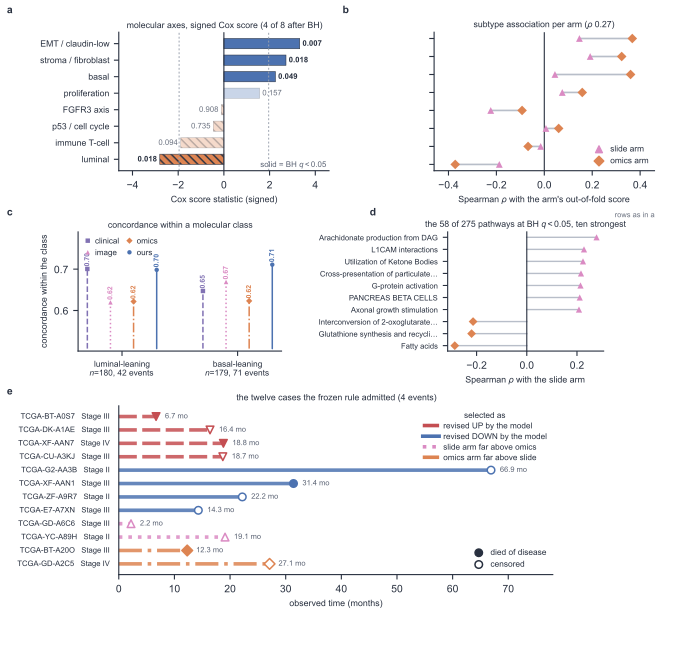

The script that saved this image:
#!/usr/bin/env python3
"""Figure 5 -- what the two molecular-facing arms are reading.

DESCRIPTIVE, and the figure says so. These are associations in 359 patients, at a sample size the
power analysis in Figure 4 shows cannot resolve the margins the method is judged on. Nothing here
fed back into the method and nothing here is a discovery claim.

The figure is built so its central claim could have failed. If the slide arm were a molecular
proxy -- a roundabout way of reading the transcriptome -- panel b would show it, and the paper's
reason for carrying two molecular-facing arms instead of one would collapse. It does not.

  a  are the eight axes prognostic at all. This has to be established BEFORE asking what an arm
     tracks, or a correlation with an unprognostic signature reads as a finding.
  b  the contrast, arm by arm. The omics arm is a molecular-subtype reader; the slide arm is not.
  c  does the method add WITHIN a molecular class, where the class itself carries no information.
  d  the strongest pathway associations of the slide arm, of 275 tested.
  e  the twelve case studies the frozen rule admitted, drawn as a swimmer plot because it shows
     censoring natively -- and every case the rule admitted is here, including the two that
     embarrass the model.
"""

from __future__ import annotations

import json
import os
import sys

import matplotlib.pyplot as plt
import numpy as np

HERE = os.path.dirname(os.path.abspath(__file__))
sys.path.insert(0, HERE)
import style                                    # noqa: E402

ROOT = os.path.abspath(os.path.join(HERE, "..", ".."))
BIO = json.load(open(os.path.join(ROOT, "experiments", "20260817-blca-confirm", "results",
                                  "biology.json")))
style.apply()
C, INK, LAD = style.ROLE, style.INK, style.LADDER

FIGW, FIGH = 6.785, 6.45   # 172.3 mm (PI correction 2026-09-27: left as is; do not widen to 180 mm)
fig = plt.figure(figsize=(FIGW, FIGH))
axa = fig.add_axes([0.175, 0.735, 0.310, 0.215])
axb = fig.add_axes([0.640, 0.735, 0.325, 0.215])
axc = fig.add_axes([0.115, 0.455, 0.300, 0.185])
axd = fig.add_axes([0.660, 0.455, 0.230, 0.185])
axe = fig.add_axes([0.175, 0.108, 0.640, 0.262])

NICE = {"basal": "basal", "luminal": "luminal", "EMT": "EMT / claudin-low",
        "immune": "immune T-cell", "proliferation": "proliferation",
        "p53_cell_cycle": "p53 / cell cycle", "FGFR3_axis": "FGFR3 axis",
        "stroma": "stroma / fibroblast"}

# =========================================================================== a  prognostic?
B2 = BIO["B2_survival_association"]["axes"]
rows = []
for k, v in B2.items():
    # the score statistic is unsigned in the file; its DIRECTION is recoverable from whether the
    # axis scores above or below chance as a raw risk score, and the sign is the whole point here
    sign = 1.0 if v["cindex_as_a_raw_score"] > 0.5 else -1.0
    rows.append((k, sign * v["cox_score_statistic"], v["bh_q"]))
rows.sort(key=lambda r: r[1])
y = np.arange(len(rows))
for yi, (k, z, q) in zip(y, rows):
    sig = q < 0.05
    role = "ours" if z > 0 else "omics"
    axa.barh([yi], [z], facecolor=C[role], hatch=style.ROLE_HATCH[role],
             edgecolor=style.ROLE_EDGE[role], height=0.62, alpha=1.0 if sig else 0.30,
             linewidth=0.4)
    axa.text(z + (0.12 if z > 0 else -0.12), yi, "%.3f" % q, va="center",
             ha="left" if z > 0 else "right", fontsize=5.6,
             fontweight="bold" if sig else "normal", color=INK if sig else "#6B7280")
axa.axvline(0, color=INK, lw=0.8)
for v in (-1.96, 1.96):
    axa.axvline(v, color="#9AA1AE", lw=0.7, ls=(0, (2, 2)))
axa.set_yticks(y)
axa.set_yticklabels([NICE[k] for k, _, _ in rows], fontsize=6.3)
axa.set_xlim(-4.6, 4.6)
axa.set_xlabel("Cox score statistic (signed)", fontsize=6.4)
n_sig = sum(1 for _, _, q in rows if q < 0.05)
axa.set_title("molecular axes, signed Cox score (%d of %d after BH)"
              % (n_sig, len(rows)), fontsize=6.3, pad=3)
axa.text(0.99, 0.02, "solid = BH $q<0.05$", transform=axa.transAxes, ha="right", fontsize=5.7,
         color="#5A6273")


# =========================================================================== b  the contrast
SBS = BIO["B4b_contrast"]["axes_side_by_side"]
keys = [k for k, _, _ in rows]                       # same order as panel a, so the eye carries over
yb = np.arange(len(keys))
for yi, k in zip(yb, keys):
    im, om = SBS[k]["image"], SBS[k]["omics"]
    axb.plot([im, om], [yi, yi], color="#B8BEC9", lw=1.2, zorder=1, solid_capstyle="round")
    axb.scatter([im], [yi], s=24, color=C["slide"], marker=style.ROLE_MARKER["slide"], zorder=3,
                edgecolor="none")
    axb.scatter([om], [yi], s=24, color=C["omics"], marker=style.ROLE_MARKER["omics"], zorder=3,
                edgecolor="none")
axb.axvline(0, color=INK, lw=0.8)
axb.set_yticks(yb)
axb.set_yticklabels([])
axb.text(1.0, -0.30, "rows as in a", transform=axb.transAxes, fontsize=5.4,
         color="#6B7280", ha="right", va="top")
axb.set_xlim(-0.46, 0.46)
axb.set_xlabel("Spearman $\\rho$ with the arm's out-of-fold score", fontsize=6.4)
axb.scatter([], [], s=24, color=C["slide"], marker=style.ROLE_MARKER["slide"], label="slide arm")
axb.scatter([], [], s=24, color=C["omics"], marker=style.ROLE_MARKER["omics"], label="omics arm")
axb.legend(fontsize=6.0, loc="lower right", handletextpad=0.35, borderpad=0.2)
rho = BIO["B4b_contrast"]["spearman_image_vs_omics_arm"]
axb.set_title("subtype association per arm ($\\rho$ "
              "%.2f)" % rho, fontsize=6.3, pad=3)

# =========================================================================== c  within subtype
B5 = BIO["B5_within_molecular_subtype"]
groups = [("luminal-leaning", B5["luminal_leaning"]), ("basal-leaning", B5["basal_leaning"])]
ARMS = [("clinical", "clinical"), ("image", "slide"), ("omics", "omics"), ("OURS", "ours")]
xc = np.arange(len(groups))
w = 0.20
for j, (key, role) in enumerate(ARMS):
    vals = [g[1][key] for g in groups]
    # a bar encodes its value from zero, so a y-axis starting at 0.5 overstates these gaps.
    # The fourth panel in this package to carry that defect, and the last.
    xx = xc + (j - 1.5) * w
    for x, v in zip(xx, vals):
        axc.plot([x, x], [0.508, v], color=C[role], lw=1.1, linestyle=style.ROLE_LINESTYLE[role],
                 solid_capstyle="round", zorder=1)
        axc.text(x, v + 0.006, "%.2f" % v, ha="center", va="bottom", fontsize=5.0, rotation=90,
                 color=C[role], fontweight="bold")
    axc.plot(xx, vals, marker=style.ROLE_MARKER[role], linestyle="none", color=C[role], ms=3.2,
             markeredgecolor="none", zorder=3, label={"OURS": "ours"}.get(key, key))
axc.axhline(0.5, color="#9AA1AE", lw=0.7, ls=(0, (2, 2)))
axc.set_xticks(xc)
axc.set_xticklabels(["%s\n$n$=%d, %d events" % (g[0], g[1]["n"], g[1]["events"]) for g in groups],
                    fontsize=6.0)
axc.set_ylim(0.502, 0.79)
axc.set_ylabel("concordance within the class", fontsize=6.4)
axc.legend(fontsize=5.8, ncol=2, loc="upper left", handlelength=1.0, handletextpad=0.4,
           columnspacing=0.8, borderpad=0.2)
axc.set_title("concordance within a molecular class",
              fontsize=6.3, pad=3)

# =========================================================================== d  pathways
TOP = BIO["B3_what_the_image_arm_tracks"]["top_12_pathways_by_absolute_correlation"][:10]
TOP = sorted(TOP, key=lambda r: r["spearman"])
yd = np.arange(len(TOP))
for yi, r in zip(yd, TOP):
    role = "slide" if r["spearman"] > 0 else "omics"
    axd.plot([0, r["spearman"]], [yi, yi], color="#B8BEC9", lw=1.0, zorder=1)
    axd.scatter([r["spearman"]], [yi], s=20, zorder=3, edgecolor="none", marker=style.ROLE_MARKER[role],
                color=C[role])
axd.axvline(0, color=INK, lw=0.8)
axd.set_yticks(yd)
def short(name, n=34):
    t = name.replace("_", " ").replace("HALLMARK ", "")
    return t if len(t) <= n else t[:n - 1].rstrip() + "\u2026"


axd.set_yticklabels([short(r["pathway"]) for r in TOP], fontsize=5.5)
axd.set_xlabel("Spearman $\\rho$ with the slide arm", fontsize=6.4)
n_q = BIO["B3_what_the_image_arm_tracks"]["pathways_with_BH_q_below_0.05"]
n_tested = BIO["B2_survival_association"]["pathways_tested"]
axd.set_title("the %d of %d pathways at BH $q<0.05$, ten strongest" % (n_q, n_tested),
              fontsize=6.3, pad=3)


# =========================================================================== e  case studies
CS = BIO["B6_case_studies"]
cases = CS["cases"]
GROUP = [("highest full-method score in the band", "revised UP by the model", "competitor"),
         ("lowest full-method score in the band", "revised DOWN by the model", "ours"),
         ("image arm far ABOVE omics arm", "slide arm far above omics", "slide"),
         ("omics arm far ABOVE image arm", "omics arm far above slide", "omics")]
ordered, bands = [], []
for sel, lab, role in GROUP:
    grp = [c for c in cases if c["selected_as"] == sel]
    bands.append((len(ordered), len(grp), lab, role))
    ordered += [(c, role) for c in grp]
assert len(ordered) == len(cases), "the grouping dropped %d of %d cases the rule admitted" % (
    len(cases) - len(ordered), len(cases))

ye = np.arange(len(ordered))[::-1]
for yi, (c, role) in zip(ye, ordered):
    t = c["observed_months"]
    col = C[role]
    axe.plot([0, t], [yi, yi], color=col, lw=2.6, linestyle=style.ROLE_LINESTYLE[role],
             solid_capstyle="butt", alpha=0.85, zorder=2)
    axe.scatter([t], [yi], s=30, zorder=4, color=col if c["event"] else "#FFFFFF",
                edgecolor=col, linewidth=1.1, marker=style.ROLE_MARKER[role])
    axe.text(-1.6, yi, "%s   %s" % (c["case_id"], c["stage"]), ha="right", va="center",
             fontsize=5.5, color=INK)
    axe.text(t + 1.6, yi, "%.1f mo" % t, ha="left", va="center", fontsize=5.4, color="#5A6273")
seen = []
for start, n, lab, role in bands:
    if lab not in [t for t, _ in seen]:
        seen.append((lab, role))
handles = [plt.Line2D([], [], color=C[role], lw=2.6, linestyle=style.ROLE_LINESTYLE[role], label=t)
           for t, role in seen]
axe.set_yticks([])
axe.set_xlim(0, 78)
axe.set_ylim(-0.8, len(ordered) - 0.2)
axe.set_xlabel("observed time (months)", fontsize=6.4)
axe.scatter([], [], s=30, color=INK, label="died of disease")
axe.scatter([], [], s=30, facecolor="#FFFFFF", edgecolor=INK, linewidth=1.1, label="censored")
marks = axe.legend(fontsize=6.0, loc="lower right", handletextpad=0.4, borderpad=0.25)
axe.add_artist(marks)
axe.legend(handles=handles, fontsize=5.9, loc="upper right", handletextpad=0.5, borderpad=0.25,
           labelspacing=0.35, title="selected as", title_fontsize=5.9)
n_ev = sum(1 for c, _ in ordered if c["event"])
axe.set_title("the twelve cases the frozen rule admitted (%d events)" % n_ev, fontsize=6.3, pad=4)


for tag, xx, yy in (("a", 0.010, 0.992), ("b", 0.505, 0.992), ("c", 0.010, 0.678),
                    ("d", 0.545, 0.678), ("e", 0.010, 0.400)):
    fig.text(xx, yy, tag, fontsize=7.5, fontweight="bold", color=INK, ha="left", va="top")

style.save(fig, os.path.join(HERE, "fig5_biology.pdf"))
print("wrote fig5_biology.pdf   %.2f x %.2f in" % (FIGW, FIGH))
print("  a: %d of %d axes prognostic after BH" % (n_sig, len(rows)))
print("  e: %d cases, %d events, %d groups" % (len(ordered), n_ev, len(bands)))
